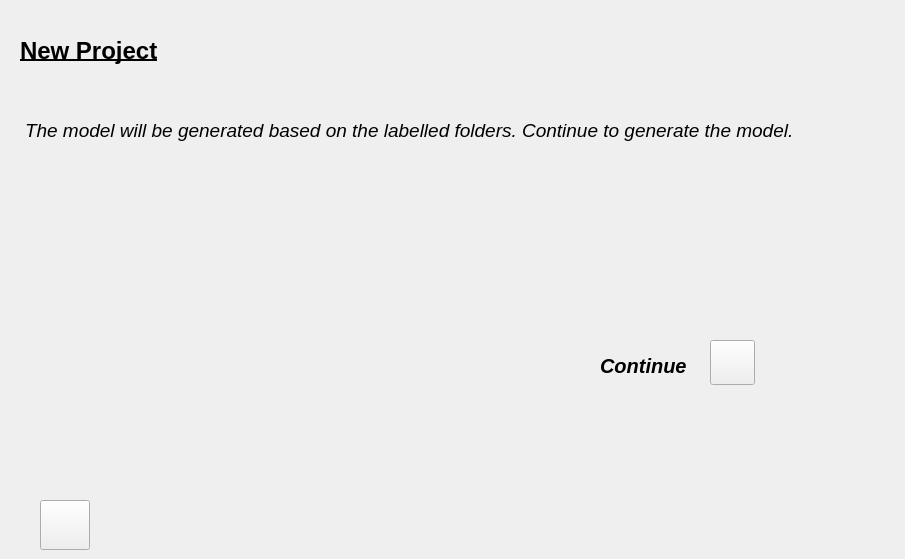
      <widget class="QWidget" name="create_new_gen">
       <property name="minimumSize">
        <size>
         <width>857</width>
         <height>472</height>
        </size>
       </property>
       <widget class="QLabel" name="note">
        <property name="geometry">
         <rect>
          <x>25</x>
          <y>80</y>
          <width>871</width>
          <height>101</height>
         </rect>
        </property>
        <property name="minimumSize">
         <size>
          <width>871</width>
          <height>101</height>
         </size>
        </property>
        <property name="font">
         <font>
          <pointsize>14</pointsize>
          <weight>50</weight>
          <italic>true</italic>
          <bold>false</bold>
         </font>
        </property>
        <property name="text">
         <string>The model will be generated based on the labelled folders. Continue to generate the model.</string>
        </property>
       </widget>
       <widget class="QLabel" name="note_2">
        <property name="geometry">
         <rect>
          <x>600</x>
          <y>330</y>
          <width>101</width>
          <height>71</height>
         </rect>
        </property>
        <property name="minimumSize">
         <size>
          <width>101</width>
          <height>71</height>
         </size>
        </property>
        <property name="font">
         <font>
          <pointsize>15</pointsize>
          <weight>75</weight>
          <italic>true</italic>
          <bold>true</bold>
         </font>
        </property>
        <property name="text">
         <string>Continue</string>
        </property>
       </widget>
       <widget class="QLabel" name="head_newproject_3">
        <property name="geometry">
         <rect>
          <x>20</x>
          <y>20</y>
          <width>161</width>
          <height>61</height>
         </rect>
        </property>
        <property name="minimumSize">
         <size>
          <width>0</width>
          <height>0</height>
         </size>
        </property>
        <property name="font">
         <font>
          <pointsize>18</pointsize>
          <weight>75</weight>
          <bold>true</bold>
          <underline>true</underline>
         </font>
        </property>
        <property name="text">
         <string>New Project</string>
        </property>
       </widget>
       <widget class="QPushButton" name="homeButton_3">
        <property name="geometry">
         <rect>
          <x>40</x>
          <y>500</y>
          <width>50</width>
          <height>50</height>
         </rect>
        </property>
        <property name="minimumSize">
         <size>
          <width>50</width>
          <height>50</height>
         </size>
        </property>
        <property name="maximumSize">
         <size>
          <width>50</width>
          <height>50</height>
         </size>
        </property>
        <property name="text">
         <string/>
        </property>
        <property name="icon">
         <iconset resource="icons/icons.qrc">
          <normaloff>:/images/home.png</normaloff>:/images/home.png</iconset>
        </property>
        <property name="iconSize">
         <size>
          <width>40</width>
          <height>40</height>
         </size>
        </property>
        <property name="flat">
         <bool>false</bool>
        </property>
       </widget>
       <widget class="QPushButton" name="continueButton_3">
        <property name="geometry">
         <rect>
          <x>710</x>
          <y>340</y>
          <width>45</width>
          <height>45</height>
         </rect>
        </property>
        <property name="minimumSize">
         <size>
          <width>45</width>
          <height>45</height>
         </size>
        </property>
        <property name="maximumSize">
         <size>
          <width>45</width>
          <height>45</height>
         </size>
        </property>
        <property name="text">
         <string/>
        </property>
        <property name="icon">
         <iconset resource="icons/icons.qrc">
          <normaloff>:/images/right.png</normaloff>:/images/right.png</iconset>
        </property>
        <property name="iconSize">
         <size>
          <width>45</width>
          <height>45</height>
         </size>
        </property>
       </widget>
      </widget>
